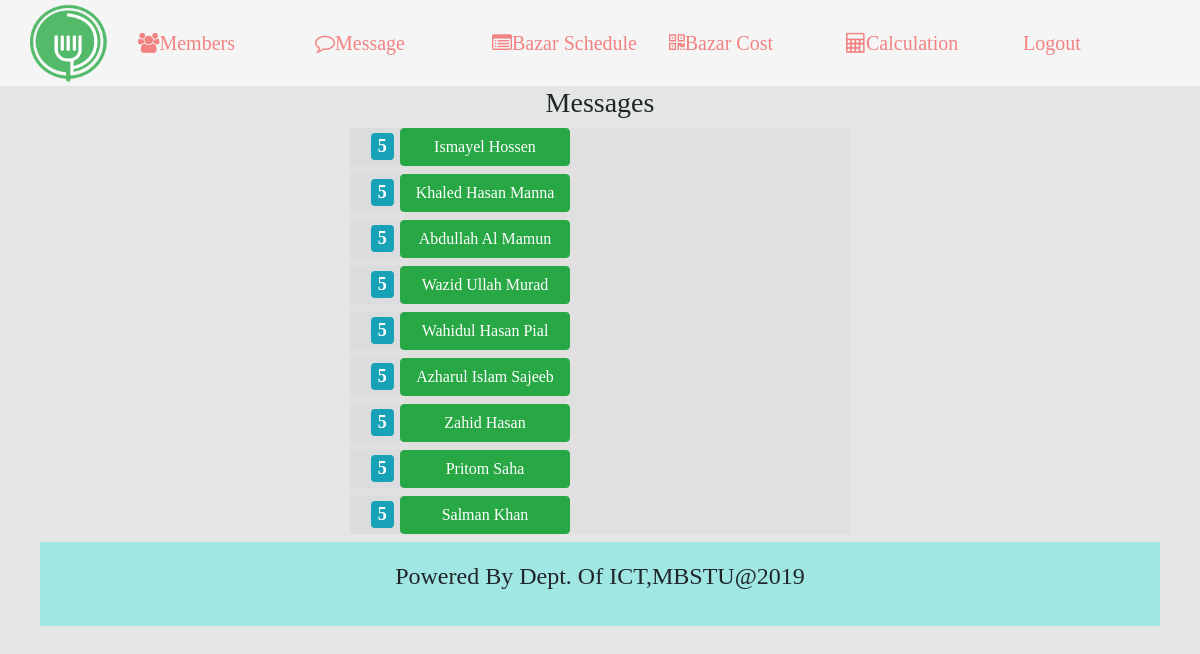
The app's page /remessage.php (signed in) with its own data.
### tables this page shows
CREATE TABLE `addmember` (
  `id` int(11) NOT NULL,
  `name` varchar(50) NOT NULL DEFAULT 'NOT NULL',
  `phone` varchar(20) DEFAULT NULL,
  `blood` varchar(100) NOT NULL,
  `address` varchar(80) NOT NULL,
  `email` text NOT NULL,
  `rent` float NOT NULL DEFAULT 0,
  `net` float DEFAULT 0,
  `gass` float NOT NULL DEFAULT 0,
  `khala` float NOT NULL DEFAULT 0,
  `water` float NOT NULL DEFAULT 0,
  `current1` float NOT NULL DEFAULT 0,
  `others` float NOT NULL DEFAULT 0,
  `fine` int(11) NOT NULL DEFAULT 0
);

### database/Connection.php (called while the page is built, shortened)
<?php
Class Database{
	public $host   = DB_HOST;
	public $user   = DB_USER;
	public $pass   = DB_PASS;
	public $dbname = DB_NAME;
	public $link;
	private function connectDB(){
	$this->link = new mysqli($this->host, $this->user, $this->pass, $this->dbname);
 }
	public function select($query){
		$result = $this->link->query($query) or die($this->link->error.__LINE__);
		if($result){
			return $result;
		} else {
			return false;
		}
	}
}

### database/Session.php (called while the page is built, shortened)
<?php
    class Session{
     public static function get($key){
      if (isset($_SESSION[$key])) {
       return $_SESSION[$key];
      } else {
       return false;
      }
     }
    }

### remessage.php (the view, shortened to what this page needs)
<?php
     include_once 'database/Session.php';
    ?>
    <?php include_once 'database/Connection.php';
        $ob=new Database();
    ?>
<!DOCTYPE html>
<html lang="en">
<head>
   <link rel="stylesheet" href="css/bootstrap.min.css">
   <link rel="stylesheet" href="css/stylem.css">
    <link href="//maxcdn.bootstrapcdn.com/font-awesome/4.7.0/css/font-awesome.min.css" rel="stylesheet">
  <link rel="stylesheet" type="text/css" href="css/animate.css">
</head>
<body>
<nav class="navbar navbar-expand-md  navbar-dark mx-auto sticky-top " style="background: #F5F5F5;clear: both;" >
  <a class="navbar-brand" href="home.php"><img src="img/logo1.png"></a>
  <div class="collapse navbar-collapse " id="navbarNavDropdown">
    <ul class="navbar-nav ml-auto ">
       <?php
        $email=Session::get("email");
        $query="SELECT* FROM addmember WHERE email='$email' ";
         $result=$ob->select($query);
         $row=mysqli_num_rows($result);
         if($row>0){
      ?>
      <li class="nav-item ">
        <a class="nav-link" href="members.php"><i class="fa fa-users"></i>Members<span class="sr-only">(current)</span></a>
      </li>
      <li class="nav-item ">
        <a class="nav-link" href="remessage.php"><i class="fa fa-comment-o"></i>Message<span class="sr-only">(current)</span></a>
      </li>
      <?php };?>
      <li class="nav-item ">
        <a class="nav-link" href="bazarshedule.php"><i class="fa fa-list-alt"></i>Bazar Schedule <span class="sr-only">(current)</span></a>
      </li>
        <li class="nav-item ">
        <a class="nav-link" href="bazarcost.php"><i class="fa fa-qrcode"></i>Bazar Cost <span class="sr-only">(current)</span></a>
      </li>
       <li class="nav-item ">
        <a class="nav-link" href="transition1.php"><i class="fa fa-calculator"></i>Calculation<span class="sr-only">(current)</span></a>
      </li>
       <li class="nav-item ">
        <a class="nav-link" href="?action=logout">Logout <span class="sr-only">(current)</span></a>
      </li>
    </ul>
  </div>
</nav>
<div class="container">
  <h3 style="text-align:center;">Messages</h3>
  <div style="max-width: 500px;margin: 0 auto;display: block;background: #e0e0e0;text-align:right;">
    <?php
    $email=Session::get("email");
      $query="SELECT*FROM addmember WHERE email='$email' ";
      $result=$ob->select($query);
      $result5=mysqli_num_rows($result);
      if($result5>0){
        while($row=$result->fetch_assoc()){
    ?>
   <h4 style="max-width: 220px;background: #dadcde">
    <span class="badge badge-info">5</span> <a class="btn btn-success" style="width:170px;" href="replymess.php?reply=<?php echo$row['phone'] ?> " ><?php echo $row['name'] ?></a>
   </h4>
   <?php }} else{ ?>
    <h3>No Members Exists Yet</h3>
    <?php }?>
  </div>
</div>
<div class="container" style=";padding: 20px 10px;background: #a0e7e4;max-width:1120px;">
  <h4 style="text-align: center;" ><p class="animated  bounce yourElement3">Powered By Dept. Of ICT,MBSTU@2019</p></h4>
</div>
</body>
</html>

### css/stylem.css (style rules this page uses)
.navbar-brand { display: inline-block; padding-top: .3125rem; padding-bottom: .3125rem; margin-right: 1rem; font-size: 40px; line-height: inherit; white-space: nowrap; }
body { background:#E3E6E3; font-family:'Acme'; }
.navbar-dark .navbar-nav .nav-link { color: rgba(255, 255, 255, 0.5); font-size: 20px; padding: 10px 16px; }

### remessage.php (style rules this page uses)
body { font-family:'Acme'; font-family: "Times New Roman", Times, serif; }
.navbar-dark .navbar-nav .nav-item { width:177px; }
.navbar-dark .navbar-brand { color:red; width: 70px; height: 70px; border-radius: 50px; }
img { vertical-align: middle; border-style: none; width: 99px; height: 82px; border-radius: 50px; margin: 0 auto; display: block; margin-top: -9px; }
.navbar-dark .navbar-nav .nav-link { color: rgba(242, 18, 18, 0.5); font-size: 20px; padding: 10px 16px; }
.yourElement3 { animation-delay: 4s; }

### records on screen
addmember: name "Ismayel Hossen"
addmember: name "Khaled Hasan Manna"
addmember: name "Abdullah Al Mamun"
addmember: name "Wazid Ullah Murad"
addmember: name "Wahidul Hasan Pial"
addmember: name "Azharul Islam Sajeeb"
addmember: name "Zahid Hasan"
addmember: name "Pritom Saha"
addmember: name "Salman Khan"
